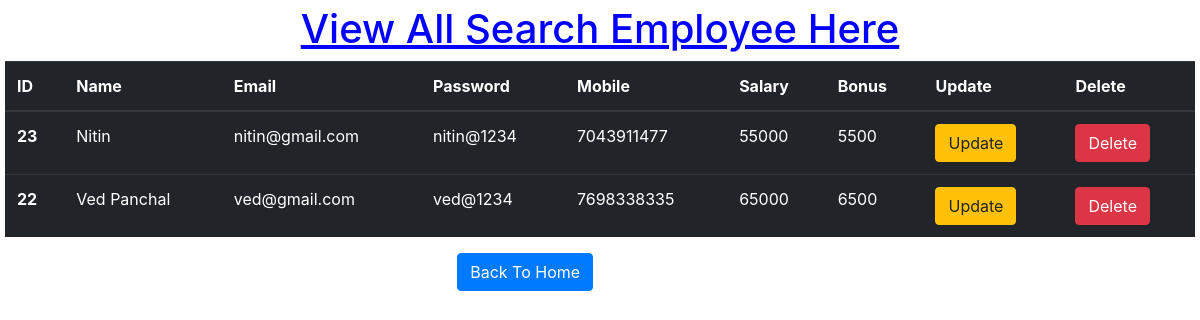
Screenshot of /search with the database file from the repository.
### app/models.py (models this page shows)
class Employee(models.Model):
    name = models.CharField(max_length=50)
    email = models.EmailField(max_length=50)
    password = models.CharField(max_length=50)
    mobile = models.IntegerField()
    salary = models.IntegerField()
    bonus = models.IntegerField()
    class Meta:
        ordering = ['-id']

### app/views.py (the view)
# urls.py: path('search', views.search, name='search'),
def search(request):
    emp_data = Employee.objects.all()
    search_query = request.GET.get('search')
    if search_query:
        emp_data = Employee.objects.filter(
            name__icontains=search_query
        )
    if search_query:
        emp_data = Employee.objects.filter(
            email__icontains=search_query
        )
    if search_query:
        emp_data = Employee.objects.filter(
            mobile__icontains=search_query
        )
    context = {
        'emp_data': emp_data,
        'search_query': search_query
    }
    return render(request, 'search.html', context)

### app/templates/search.html (shortened to what this page needs)
<!doctype html>
<html lang="en">
  <head>
    <link rel="stylesheet"
      href="https://cdn.jsdelivr.net/npm/bootstrap@4.0.0/dist/css/bootstrap.min.css"
>
  </head>
  <body>
    <h1 style="text-align: center; color:blue"><u>View All Search Employee Here</u></h1>
    <table class="table table-dark">
      <thead>
        <tr>
          <th scope="col">ID</th>
          <th scope="col">Name</th>
          <th scope="col">Email</th>
          <th scope="col">Password</th>
          <th scope="col">Mobile</th>
          <th scope="col">Salary</th>
          <th scope="col">Bonus</th>
          <th scope="col">Update</th>
          <th scope="col">Delete</th>
        </tr>
      </thead>
      <tbody>
        {% for i in emp_data %}
        <tr>
          <th scope="row">{{i.id}}</th>
          <td>{{i.name}}</td>
          <td>{{i.email}}</td>
          <td>{{i.password}}</td>
          <td>{{i.mobile}}</td>
          <td>{{i.salary}}</td>
          <td>{{i.bonus}}</td>
          <td><a href="{% url 'update_emp' i.id %}"><button type="submit"
                class="btn btn-warning">Update</button></a></td>
          <td><form action="{% url 'delete_emp' i.id %}" method="POST"><button
                type="submit" class="btn btn-danger">Delete</button>
            </form></td>
        </tr>
        {% endfor %}
      </tbody>
    </table>
    <a class="btn btn-primary" href="/view_all_emp" role="button" style="margin-left: 38%;">Back
      To Home</a>
  </body>
</html>

### app/templates/search.html (style rules this page uses)
body { margin: 5px; box-sizing: border-box; }

### rows the page displays
Employee: id "23", name "Nitin", email "nitin@gmail.com", password "nitin@1234", mobile "7043911477", salary "55000", bonus "5500"
Employee: id "22", name "Ved Panchal", email "ved@gmail.com", password "ved@1234", mobile "7698338335", salary "65000", bonus "6500"
